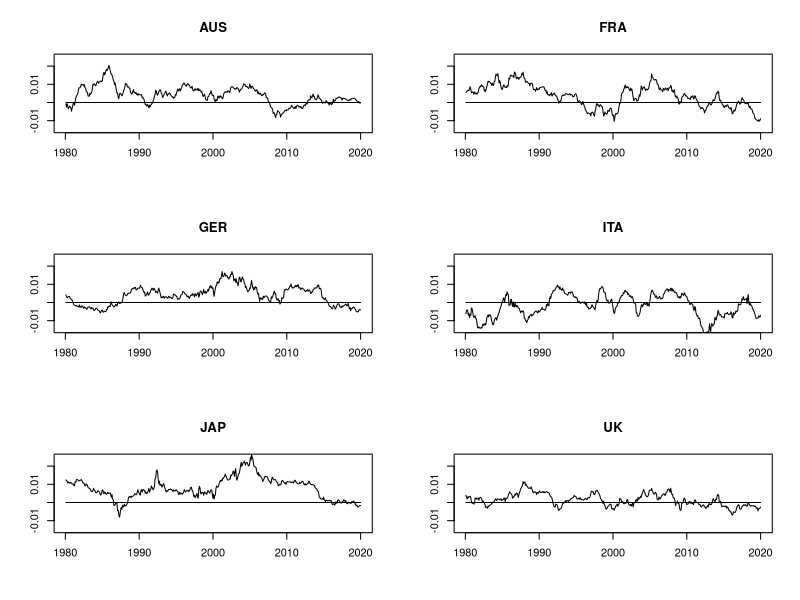

The R script that drew this image:
# This program generates solutions for the fifth homework problem for
# Portfolio Management. For this program to run properly, the data files
# need to be in the same directory as this program! Alternatively,
# you can change the current working directory to the directory of the
# data files using the setwd() command.

### this bizarre option represses scientific notation
# options(scipen=999) represses it completely
options(scipen=10)

raus = read.table('data/australia.txt', skip = 2, header = TRUE)
rfra = read.table('data/france.txt', skip = 2, header = TRUE)
rger = read.table('data/germany.txt', skip = 2, header = TRUE)
rita = read.table('data/italy.txt', skip = 2, header = TRUE)
rjap = read.table('data/japan.txt', skip = 2, header = TRUE)
rbri = read.table('data/uk.txt', skip = 2, header = TRUE)
years = as.numeric(substr(as.character(rbri$X.), 1, 4))
months = as.numeric(substr(as.character(rbri$X.), 5, 6))
dates = as.Date(paste0(as.character(rbri$X.), '28'), '%Y%m%d')
t.len = length(months)
int.hml = as.data.frame(cbind(raus$High - raus$Low, rfra$High - rfra$Low, rger$High - rger$Low,
                rita$High - rita$Low, rjap$High - rjap$Low, rbri$High - rbri$Low))/100
countries = c('AUS', 'FRA', 'GER', 'ITA', 'JAP', 'UK')
names(int.hml) = countries
m.int.hml = colMeans(int.hml)*100
s.int.hml = apply(int.hml, 2, sd)*100
t.int.hml = sqrt(t.len)*m.int.hml / s.int.hml
W = 60
mov.avg = as.data.frame(matrix(NA, nrow(int.hml), ncol(int.hml), 
                               dimnames = list(1:t.len, countries)))
for (t in (1+W):t.len) mov.avg[t,] = colMeans(int.hml[(t-W):t,])
mov.avg$dates = dates
mov.avg = mov.avg[is.finite(mov.avg$AUS),]




setEPS()
postscript("int_movavg.eps")
par(mfrow = c(3,2))
for (j in 1:6) {
  plot(mov.avg$dates, mov.avg[,j], type = 'l',  
       xlab = '', ylab = '', main = countries[j],
       ylim = c(-0.015, 0.025))
  lines(mov.avg$dates, rep(0, nrow(mov.avg)))
}
dev.off()




int.hml$date = dates
ff.factors = read.table('data/ff_factors_192607_201912.txt', header = TRUE)
names(ff.factors) = c('date', 'mktrf', 'smb', 'hml', 'rf')
ff.factors$date = as.Date(paste0(as.character(ff.factors$date), '28'), '%Y%m%d')
for (varname in c('mktrf', 'smb', 'hml', 'rf')) ff.factors[varname] = ff.factors[varname]/100
usa.hml = ff.factors[c('date', 'hml')]
names(usa.hml) = c('date', 'USA')
assets1 = merge(usa.hml, int.hml, by = 'date')
all.assets = merge(ff.factors, int.hml, by = 'date')
cor(assets1[,2:8])
V1 = cov(assets1[,2:8])
w1 = solve(V1) %*% matrix(1,7,1)/(matrix(1,1,7) %*% solve(V1) %*% matrix(1,7,1))[1]
SP1 = sqrt(t(w1) %*% V1 %*% w1)[1]
std_hml = sd(all.assets$hml)
gamma = mean(all.assets$mkt)/var(all.assets$mkt)
assets2 = all.assets[c('mktrf', 'hml')]
E2 = colMeans(assets2)
V2 = cov(assets2)
w2 = solve(V2) %*% E2/gamma
c(as.numeric(w2), 1 - sum(w2))
SR_mkt = mean(all.assets$mkt)/sd(all.assets$mkt)
SR_mkt_hml = t(w2) %*% E2 / sqrt(t(w2) %*% V2 %*% w2)
inf.lm = lm(hml ~ mktrf, data = all.assets)
alpha = inf.lm$coefficients[1]
se = sd(inf.lm$residuals)
IR = alpha / se
assets3 = all.assets[c('mktrf', 'hml', countries)]
E3 = colMeans(assets3)
V3 = cov(assets3)
w3 = solve(V3) %*% E3 / gamma
SR_all = t(w3) %*% E3 / sqrt(t(w3) %*% V3 %*% w3)[1]
c(as.numeric(w3), 1 - sum(w3))


